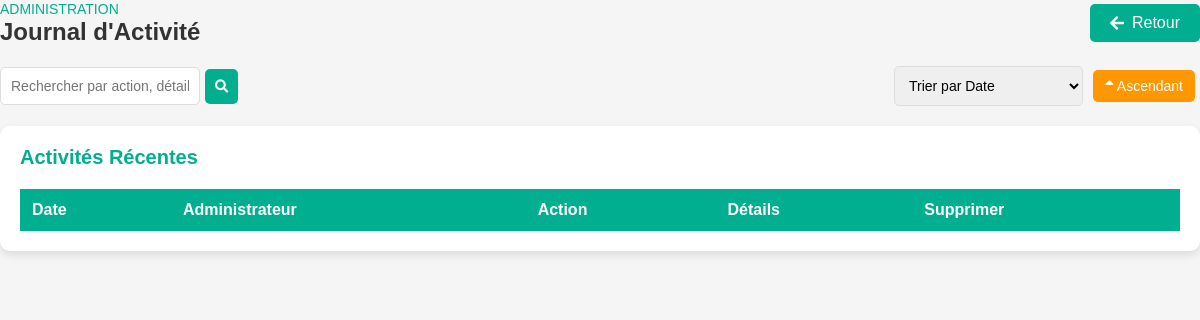
/Espace/admin/gestion_utilisateurs/journal_activite.php, run on an earlier commit of the app's database.
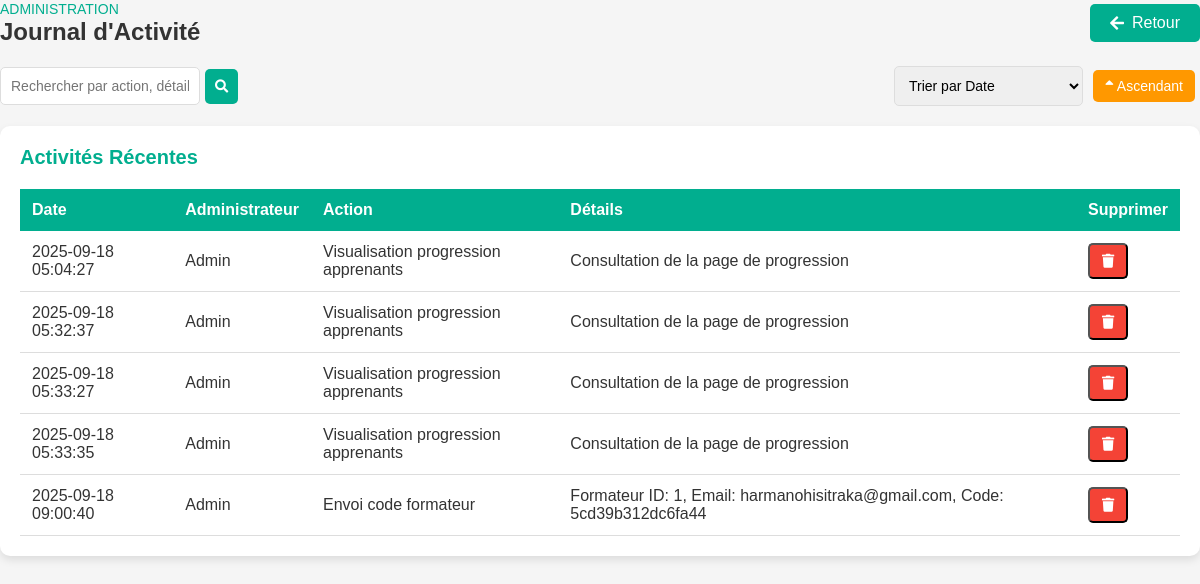
And on a later commit of the database.
### tables this page shows
CREATE TABLE `journal_activite` (
  `id` int NOT NULL AUTO_INCREMENT,
  `admin_id` int NOT NULL,
  `action` varchar(255) NOT NULL,
  `details` text,
  `created_at` timestamp NULL DEFAULT CURRENT_TIMESTAMP,
  PRIMARY KEY (`id`),
  KEY `admin_id` (`admin_id`),
  CONSTRAINT `journal_activite_ibfk_1` FOREIGN KEY (`admin_id`) REFERENCES `utilisateurs` (`id`) ON DELETE CASCADE
);

CREATE TABLE `utilisateurs` (
  `id` int NOT NULL AUTO_INCREMENT,
  `nom` varchar(255) NOT NULL,
  `email` varchar(255) NOT NULL,
  `mot_de_passe` varchar(255) NOT NULL,
  `telephone` varchar(20) DEFAULT NULL,
  `photo` varchar(255) DEFAULT NULL,
  `pays` varchar(100) DEFAULT NULL,
  `langue` varchar(100) DEFAULT NULL,
  `autre_langue` varchar(100) DEFAULT NULL,
  `objectifs` text,
  `type_cours` varchar(100) DEFAULT NULL,
  `niveau_formation` varchar(100) DEFAULT NULL,
  `niveau_etude` varchar(100) DEFAULT NULL,
  `acces_internet` varchar(50) DEFAULT NULL,
  `appareil` varchar(100) DEFAULT NULL,
  `accessibilite` text,
  `rgpd` tinyint(1) DEFAULT '0',
  `charte` tinyint(1) DEFAULT '0',
  `role` enum('apprenant','admin','moderator') DEFAULT 'apprenant',
  `actif` tinyint(1) DEFAULT '1',
  `created_at` timestamp NULL DEFAULT CURRENT_TIMESTAMP,
  PRIMARY KEY (`id`),
  UNIQUE KEY `email` (`email`)
);

### Espace/admin/gestion_utilisateurs/journal_activite.php (the view, shortened to what this page needs)
<?php
require_once '../../config/db.php';
$search = isset($_GET['search']) ? $_GET['search'] : '';
$sort = isset($_GET['sort']) ? $_GET['sort'] : 'created_at';
$order = isset($_GET['order']) && $_GET['order'] == 'desc' ? 'DESC' : 'ASC';
$where = $search ? "WHERE j.action LIKE ? OR j.details LIKE ? OR u.nom LIKE ? OR j.created_at LIKE ?" : "";
$sql = "SELECT j.*, u.nom FROM journal_activite j JOIN utilisateurs u ON j.admin_id = u.id $where ORDER BY " . ($sort == 'nom' ? 'u.nom' : 'j.' . $sort) . " $order";
$stmt = $pdo->prepare($sql);
if ($search) {
    $searchTerm = "%$search%";
    $stmt->execute([$searchTerm, $searchTerm, $searchTerm, $searchTerm]);
} else {
    $stmt->execute();
}
$activites = $stmt->fetchAll();
?>
<!DOCTYPE html>
<html lang="fr">
<head>
    <link rel="stylesheet" href="styles.css">
    <link rel="stylesheet" href="https://cdnjs.cloudflare.com/ajax/libs/font-awesome/5.15.4/css/all.min.css">
</head>
<body>
    <div class="main--content">
        <div class="header--wrapper">
            <div class="header--title">
                <span>Administration</span>
                <h2>Journal d'Activité</h2>
            </div>
            <a href="gestion_utilisateur.php" class="btn-back"><i class="fas fa-arrow-left"></i> Retour</a>
        </div>
        <div class="filter--container">
            <form method="GET" class="search--form">
                <input type="text" name="search" placeholder="Rechercher par action, détails, administrateur ou date (ex: 2025-05-27)" value="<?= htmlspecialchars($search) ?>">
                <button type="submit"><i class="fas fa-search"></i></button>
            </form>
            <div class="sort--export">
                <select onchange="window.location.href='?sort='+this.value+'&order=<?= $order ?>'">
                    <option value="created_at" <?= $sort == 'created_at' ? 'selected' : '' ?>>Trier par Date</option>
                </select>
                <a href="?order=<?= $order == 'ASC' ? 'desc' : 'asc' ?>&sort=<?= $sort ?>" class="btn-action btn-toggle">
                    <i class="fas fa-sort-<?= $order == 'ASC' ? 'up' : 'down' ?>"></i> <?= $order == 'ASC' ? 'Ascendant' : 'Descendant' ?>
                </a>
            </div>
        </div>
        <div class="card--container">
            <div class="card--wrapper">
                <h3>Activités Récentes</h3>
                <div class="table--wrapper">
                    <table class="table">
                        <thead>
                            <tr>
                                <th>Date</th>
                                <th>Administrateur</th>
                                <th>Action</th>
                                <th>Détails</th>
                                <th>Supprimer</th>
                            </tr>
                        </thead>
                        <tbody>
                            <?php foreach ($activites as $act): ?>
                                <tr class="table--row">
                                    <td><?= htmlspecialchars($act['created_at']) ?></td>
                                    <td><?= htmlspecialchars($act['nom']) ?></td>
                                    <td><?= htmlspecialchars($act['action']) ?></td>
                                    <td><?= htmlspecialchars($act['details']) ?></td>
                                    <td>
                                        <form method="POST" style="display:inline;">
                                            <button type="submit" class="btn-action btn-delete" onclick="return confirm('Supprimer cette entrée du journal ?')">
                                                <i class="fas fa-trash"></i>
                                            </button>
                                        </form>
                                    </td>
                                </tr>
                            <?php endforeach; ?>
                        </tbody>
                    </table>
                </div>
            </div>
        </div>
    </div>
</body>
</html>

### Espace/admin/gestion_utilisateurs/styles.css (style rules this page uses)
* { margin: 0; padding: 0; box-sizing: border-box; font-family: 'Poppins', sans-serif; }
body { background: #f5f5f5; color: #333; }
.header--wrapper { display: flex; justify-content: space-between; align-items: center; margin-bottom: 20px; }
.header--title span { color: #01ae8f; font-size: 14px; text-transform: uppercase; }
.header--title h2 { font-size: 24px; color: #333; }
.btn-back { display: inline-flex; align-items: center; padding: 10px 20px; background: #01ae8f; color: #fff; text-decoration: none; border-radius: 5px; transition: background 0.3s; }
.btn-back i { margin-right: 8px; }
.card--container { max-width: 1200px; margin: 0 auto; }
.card--wrapper { background: #fff; padding: 20px; border-radius: 10px; box-shadow: 0 4px 8px rgba(0, 0, 0, 0.1); margin-bottom: 20px; }
.card--wrapper h3 { color: #01ae8f; margin-bottom: 20px; font-size: 20px; }
.table--wrapper { overflow-x: auto; }
.table { width: 100%; border-collapse: collapse; background: #fff; }
.table thead { background: #01ae8f; color: #fff; }
.table th { padding: 12px; text-align: left; font-weight: 600; }
.table td { padding: 12px; border-bottom: 1px solid #ddd; }
.btn-action { padding: 8px 12px; text-decoration: none; border-radius: 5px; font-size: 14px; margin-right: 5px; transition: background 0.3s; display: inline-block; color: #fff; }
.btn-delete { background: #f44336; }
.btn-toggle { background: #ff9800; }
.filter--container { display: flex; justify-content: space-between; align-items: center; margin-bottom: 20px; }
.search--form { display: flex; align-items: center; }
.search--form input { padding: 10px; border: 1px solid #ddd; border-radius: 5px; font-size: 14px; width: 200px; }
.search--form button { padding: 10px; background: #01ae8f; color: #fff; border: none; border-radius: 5px; margin-left: 5px; cursor: pointer; }
.sort--export { display: flex; align-items: center; gap: 10px; }
.sort--export select { padding: 10px; border: 1px solid #ddd; border-radius: 5px; font-size: 14px; }

What changed in the data, as far as the page shows it:
added journal_activite: created_at "2025-09-18 05:04:27", admin.nom "Admin", action "Visualisation progression apprenants", details "Consultation de la page de progression"
added journal_activite: created_at "2025-09-18 05:32:37", admin.nom "Admin", action "Visualisation progression apprenants", details "Consultation de la page de progression"
added journal_activite: created_at "2025-09-18 05:33:27", admin.nom "Admin", action "Visualisation progression apprenants", details "Consultation de la page de progression"
added journal_activite: created_at "2025-09-18 05:33:35", admin.nom "Admin", action "Visualisation progression apprenants", details "Consultation de la page de progression"
added journal_activite: created_at "2025-09-18 09:00:40", admin.nom "Admin", action "Envoi code formateur", details "Formateur ID: 1, Email: harmanohisitraka@gmail.com, Code: 5cd39b312dc6fa44"
